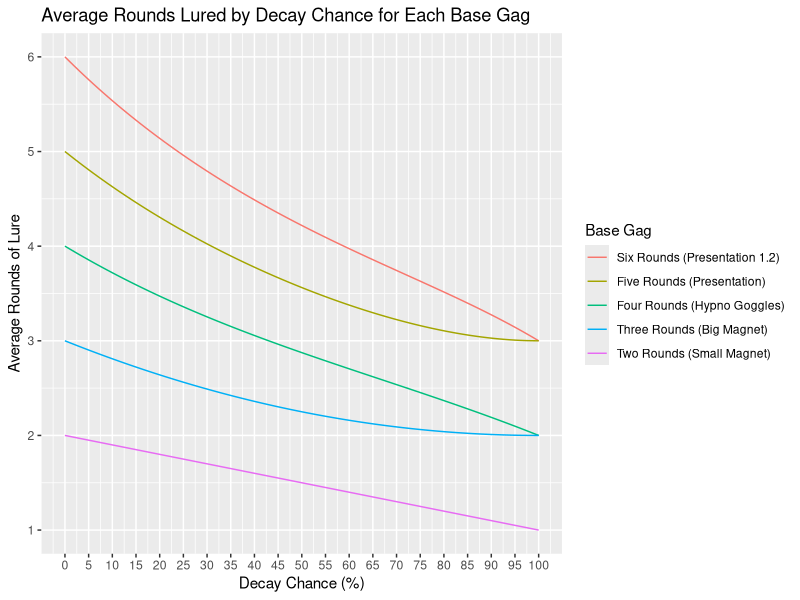
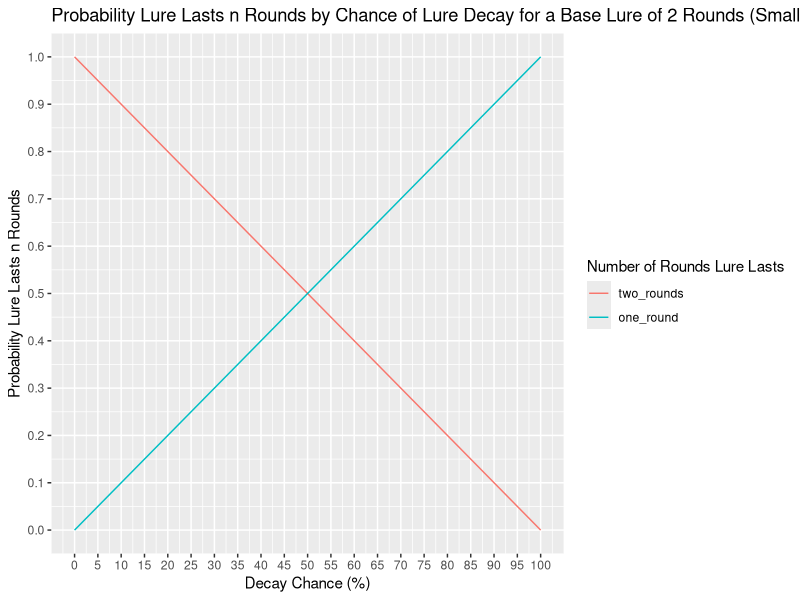
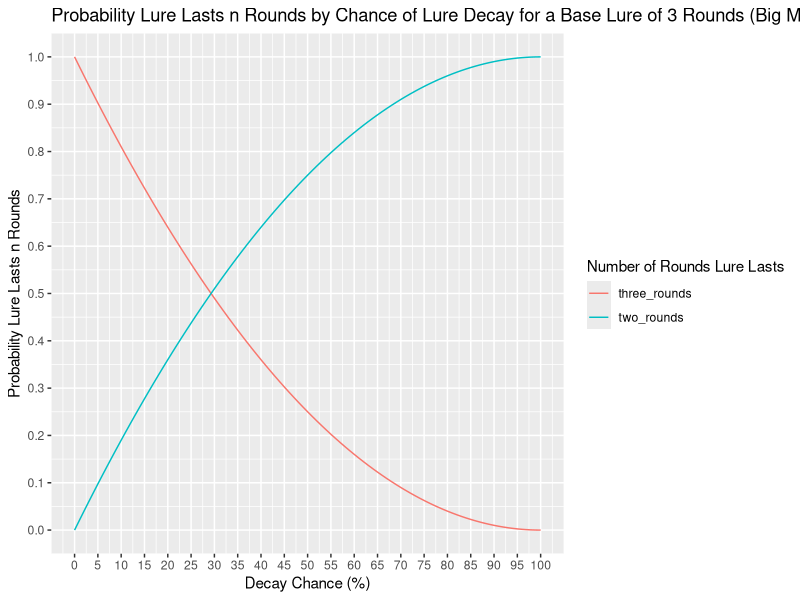
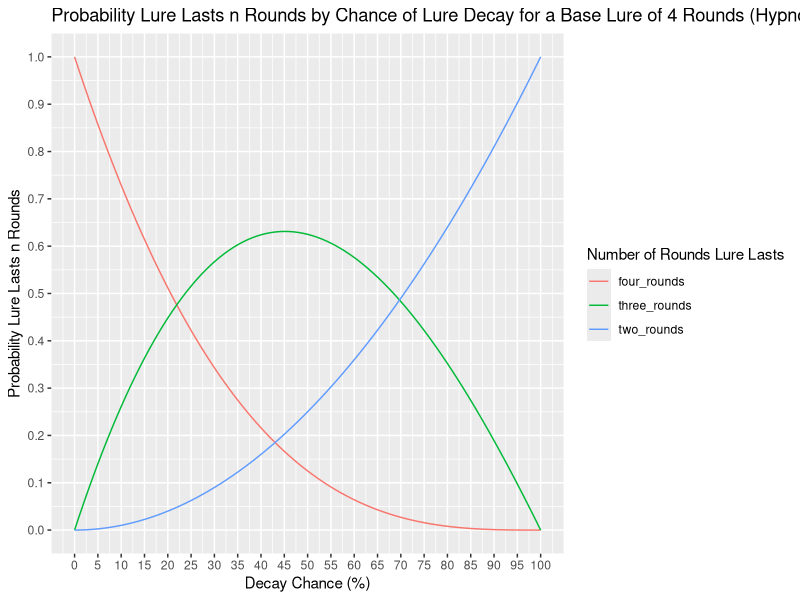
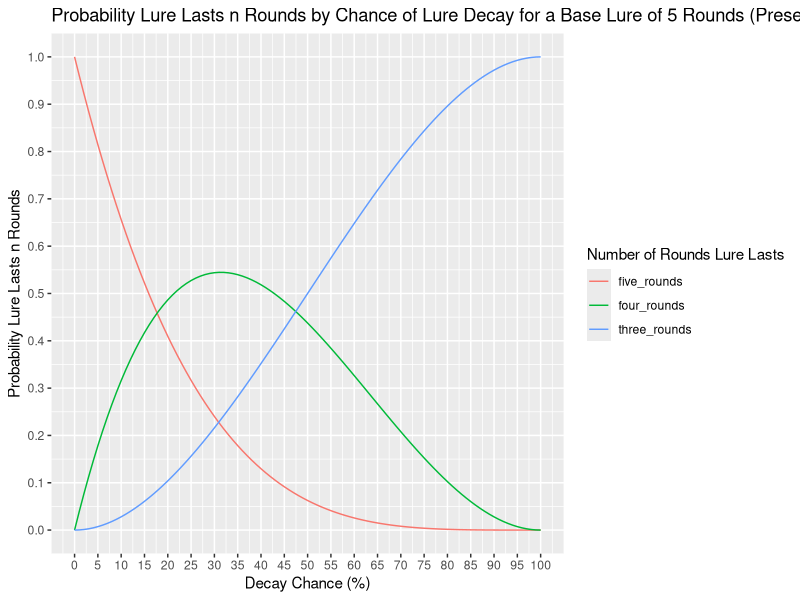
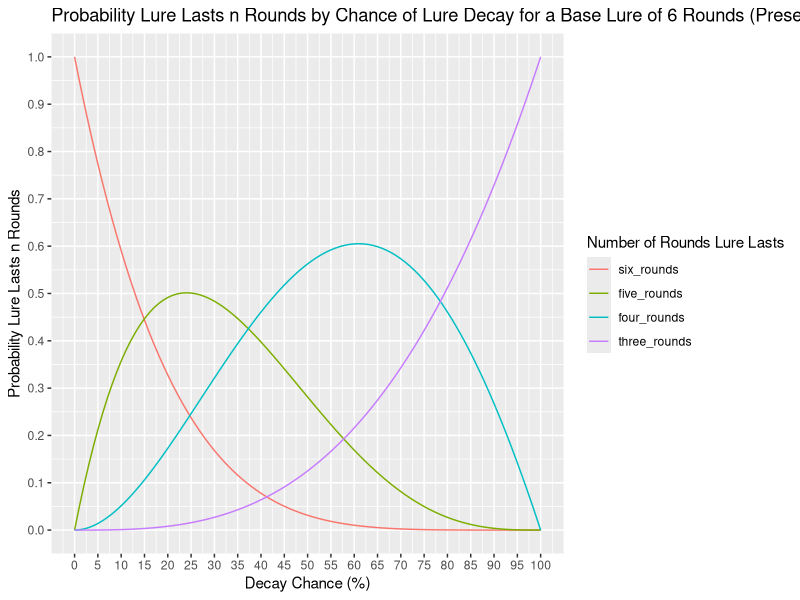

The R source for these figures, in order:
## ---- chunk 1
library(tidyverse)
library(reshape2)
library(knitr)
library(kableExtra)
## ---- chunk 2

#Function for generating data

exact.seq <- function(rounds, seq) {
  i = 1
  if ((rounds %% 2) == 0) {
    col = (rounds / 2) + 3
  } else {
    col = (rounds / 2) + 2.5
  }
  if (rounds == 6) {
    data <- matrix(ncol = col, nrow = length(seq))
    data = as.data.frame(data)
    data <-
      rename(
        data,
        c(
          "six_rounds" = "V1",
          "five_rounds" = "V2",
          "four_rounds" = "V3",
          "three_rounds" = "V4",
          "decay_chance" = "V5",
          "avg_rounds" = "V6"
        )
      )
    while (i <= length(seq)) {
      d = seq[i] / 100
      n = 1 - d
      a = n ^ 5 #Chance for six_rounds
      b = (n ^ 4 * d) + (4 * (n ^ 3 * d)) #Chance for five_rounds
      c = (3 * (n * d ^ 2)) + (3 * (d ^ 2 * n ^ 2)) #Chance for four_rounds
      e = d ^ 3 #Chance for three_rounds
      f = ((a*rounds)+(b*(rounds - 1))+(c*(rounds - 2))+(e*(rounds - 3))) #avg rounds lured
      data[i, 1] <- a
      data[i, 2] <- b
      data[i, 3] <- c
      data[i, 4] <- e
      data[i, 5] <- seq[i]
      data[i, 6] <- f
      i = i+1
    }
    return(data)
  } else if (rounds == 5) {
    data <- matrix(ncol = col, nrow = length(seq))
    data = as.data.frame(data)
    data <-
      rename(data,
             c(
               "five_rounds" = "V1",
               "four_rounds" = "V2",
               "three_rounds" = "V3",
               "decay_chance" = "V4",
               "avg_rounds" = "V5"
             ))
    while (i <= length(seq)) {
      d = seq[i] / 100
      n = 1 - d
      a = n ^ 4 #Chance for five_rounds
      b = (n ^ 3 * d) + (3 * (n ^ 2 * d)) #Chance for four_rounds
      c = (2 * (n * d ^ 2)) + d ^ 2 #Chance for three_rounds
      f = ((a*rounds)+(b*(rounds - 1))+(c*(rounds - 2))) #avg rounds lured
      data[i, 1] <- a
      data[i, 2] <- b
      data[i, 3] <- c
      data[i, 4] <- seq[i]
      data[i, 5] <- f
      i = i + 1
    }
    return(data)
  } else if (rounds == 4) {
    data <- matrix(ncol = col, nrow = length(seq))
    data = as.data.frame(data)
    data <-
      rename(data,
             c(
               "four_rounds" = "V1",
               "three_rounds" = "V2",
               "two_rounds" = "V3",
               "decay_chance" = "V4",
               "avg_rounds" = "V5"
             ))
    while (i <= length(seq)) {
      d = seq[i] / 100
      n = 1 - d
      a = n ^ 3 #Chance for four_rounds
      b = (n ^ 2 * d) + (2 * (n * d)) #Chance for three_rounds
      c = d ^ 2 #Chance for two_rounds
      f = ((a*rounds)+(b*(rounds - 1))+(c*(rounds - 2))) #avg rounds lured
      data[i, 1] <- a
      data[i, 2] <- b
      data[i, 3] <- c
      data[i, 4] <- seq[i]
      data[i, 5] <- f
      i = i + 1
    }
    return(data)
  } else if (rounds == 3) {
    data <- matrix(ncol = col, nrow = length(seq))
    data = as.data.frame(data)
    data <-
      rename(data,
             c(
               "three_rounds" = "V1",
               "two_rounds" = "V2",
               "decay_chance" = "V3",
               "avg_rounds" = "V4"
             ))
    while (i <= length(seq)) {
      d = seq[i] / 100
      n = 1 - d
      a = n ^ 2 #Chance for three_rounds
      b = (n * d) + d #Chance for two_rounds
      f = ((a*rounds)+(b*(rounds - 1))) #avg rounds lured
      data[i, 1] <- a
      data[i, 2] <- b
      data[i, 3] <- seq[i]
      data[i, 4] <- f
      i = i + 1
    }
    return(data)
  } else if (rounds == 2) {
    data <- matrix(ncol = col, nrow = length(seq))
    data = as.data.frame(data)
    data <-
      rename(data,
             c(
               "two_rounds" = "V1",
               "one_round" = "V2",
               "decay_chance" = "V3",
               "avg_rounds" = "V4"
             ))
    while (i <= length(seq)) {
      d = seq[i] / 100
      n = 1 - d
      a = n #chance for two_rounds
      b = d #chance for one_round
      f = ((a*rounds)+(b*(rounds - 1))) #avg rounds lured
      data[i, 1] <- a
      data[i, 2] <- b
      data[i, 3] <- seq[i]
      data[i, 4] <- f
      i = i + 1
    }
    return(data)
  } else
    print(
      "This function is not configured to calculate percentages for the number of rounds you entered."
    )
}
## ---- chunk 3
#Generating and Formatting of Data 

data_6 <- exact.seq(6, 0:100)
data6.1 = melt(data_6, id.vars = c("decay_chance", "avg_rounds"))
data6 = data6.1 %>% 
  mutate(base_lure = "Six Rounds (Presentation 1.2)")

data_5 <- exact.seq(5, 0:100)
data5.1 = melt(data_5, id.vars = c("decay_chance", "avg_rounds"))
data5 = data5.1 %>% 
  mutate(base_lure = "Five Rounds (Presentation)")

data_4 <- exact.seq(4, 0:100)
data4.1 = melt(data_4, id.vars = c("decay_chance", "avg_rounds"))
data4 = data4.1 %>% 
  mutate(base_lure = "Four Rounds (Hypno Goggles)")

data_3 <- exact.seq(3, 0:100)
data3.1 = melt(data_3, id.vars = c("decay_chance", "avg_rounds"))
data3 = data3.1 %>% 
  mutate(base_lure = "Three Rounds (Big Magnet)")

data_2 <- exact.seq(2, 0:100)
data2.1 = melt(data_2, id.vars = c("decay_chance", "avg_rounds"))
data2 = data2.1 %>% 
  mutate(base_lure = "Two Rounds (Small Magnet)")

mer.65 <- merge(data6, data5, all = TRUE)
mer.64 <- merge(mer.65, data4, all = TRUE)
mer.63 <- merge(mer.64, data3, all = TRUE)
mer.total <- merge(mer.63, data2, all = TRUE)

mer.total <- rename(mer.total,
             c("lure_lasts" = "variable",
               "lasts_perc" = "value"))
## ---- chunk 4

#Formatting Data for Tables

#Averages Data

avg.data1 <- mer.total %>% 
  select(decay_chance, avg_rounds, base_lure) 
  
avg.data <- avg.data1[!duplicated(avg.data1), ] %>% 
  pivot_wider(names_from = base_lure, values_from = avg_rounds) %>% 
  filter(decay_chance == 5  | decay_chance == 10 | decay_chance == 15 | decay_chance == 20 | decay_chance == 25 | decay_chance == 30 | decay_chance == 35 | decay_chance == 40 | decay_chance == 45 | decay_chance == 50 | decay_chance == 55 | decay_chance == 60 | decay_chance == 65 | decay_chance == 70)

#2 Rounds

filt_data2 <- data2 %>% subset(select = c(decay_chance, variable, value, avg_rounds)) %>% 
  filter(decay_chance == 5  | decay_chance == 10 | decay_chance == 15 | decay_chance == 20 | decay_chance == 25 | decay_chance == 30 | decay_chance == 35 | decay_chance == 40 | decay_chance == 45 | decay_chance == 50 | decay_chance == 55 | decay_chance == 60 | decay_chance == 65 | decay_chance == 70)

tab2 <- pivot_wider(filt_data2, names_from = "variable", values_from = "value")

#3 Rounds

filt_data3 <- data3 %>% subset(select = c(decay_chance, variable, value, avg_rounds)) %>% 
  filter(decay_chance == 5  | decay_chance == 10 | decay_chance == 15 | decay_chance == 20 | decay_chance == 25 | decay_chance == 30 | decay_chance == 35 | decay_chance == 40 | decay_chance == 45 | decay_chance == 50 | decay_chance == 55 | decay_chance == 60 | decay_chance == 65 | decay_chance == 70)

tab3 <- pivot_wider(filt_data3, names_from = "variable", values_from = "value")

#4 Rounds

filt_data4 <- data4 %>% subset(select = c(decay_chance, variable, value, avg_rounds)) %>% 
  filter(decay_chance == 5  | decay_chance == 10 | decay_chance == 15 | decay_chance == 20 | decay_chance == 25 | decay_chance == 30 | decay_chance == 35 | decay_chance == 40 | decay_chance == 45 | decay_chance == 50 | decay_chance == 55 | decay_chance == 60 | decay_chance == 65 | decay_chance == 70)

tab4 <- pivot_wider(filt_data4, names_from = "variable", values_from = "value")

#5 Rounds

filt_data5 <- data5 %>% subset(select = c(decay_chance, variable, value, avg_rounds)) %>% 
  filter(decay_chance == 5  | decay_chance == 10 | decay_chance == 15 | decay_chance == 20 | decay_chance == 25 | decay_chance == 30 | decay_chance == 35 | decay_chance == 40 | decay_chance == 45 | decay_chance == 50 | decay_chance == 55 | decay_chance == 60 | decay_chance == 65 | decay_chance == 70)

tab5 <- pivot_wider(filt_data5, names_from = "variable", values_from = "value")

#6 Rounds

filt_data6 <- data6 %>% subset(select = c(decay_chance, variable, value, avg_rounds)) %>% 
  filter(decay_chance == 5  | decay_chance == 10 | decay_chance == 15 | decay_chance == 20 | decay_chance == 25 | decay_chance == 30 | decay_chance == 35 | decay_chance == 40 | decay_chance == 45 | decay_chance == 50 | decay_chance == 55 | decay_chance == 60 | decay_chance == 65 | decay_chance == 70)

tab6 <- pivot_wider(filt_data6, names_from = "variable", values_from = "value")

#Making Tables 

avg.data %>%
  kbl(caption = "Breakdown of Average Rounds Lured by Decay Chance for Each Base Gag", align = "c", col.names = c("Decay Chance (%)", "Avg. Rounds Small Magnet (2 Base Rounds)", "Avg. Rounds Big Magnet (3 Base Rounds)", "Avg. Rounds Hypno Goggles (4 Base Rounds)", "Avg. Rounds Presentation (5 Base Rounds)", "Avg. Rounds Presentation 1.2 (6 Base Rounds)")) %>%
  kable_classic(full_width = F, html_font = "Cambria") %>% 
  column_spec(1, bold = T, border_right = T)

tab2 %>%
  kbl(caption = "Breakdown of Relevant Statistics for a Base Lure of 2 Rounds (Small Magnet)", align = "c", col.names = c("Decay Chance (%)", "Avg. Rounds Lured", "Prob. Lure Lasts 2 Rounds", "Prob. Lure Lasts 1 Round")) %>%
  kable_classic(full_width = F, html_font = "Cambria") %>% 
  column_spec(1, bold = T, border_right = T)

tab3 %>%
  kbl(caption = "Breakdown of Relevant Statistics for a Base Lure of 3 Rounds (Big Magnet)", align = "c", col.names = c("Decay Chance (%)", "Avg. Rounds Lured", "Prob. Lure Lasts 3 Rounds", "Prob. Lure Lasts 2 Round")) %>%
  kable_classic(full_width = F, html_font = "Cambria") %>% 
  column_spec(1, bold = T, border_right = T)

tab4 %>%
  kbl(caption = "Breakdown of Relevant Statistics for a Base Lure of 4 Rounds (Hypno Goggles)", align = "c", col.names = c("Decay Chance (%)", "Avg. Rounds Lured", "Prob. Lure Lasts 4 Rounds", "Prob. Lure Lasts 3 Round", "Prob. Lure Lasts 2 Round")) %>%
  kable_classic(full_width = F, html_font = "Cambria") %>% 
  column_spec(1, bold = T, border_right = T)

tab5 %>%
  kbl(caption = "Breakdown of Relevant Statistics for a Base Lure of 5 Rounds (Presentation)", align = "c", col.names = c("Decay Chance (%)", "Avg. Rounds Lured", "Prob. Lure Lasts 5 Rounds", "Prob. Lure Lasts 4 Round", "Prob. Lure Lasts 3 Round")) %>%
  kable_classic(full_width = F, html_font = "Cambria") %>% 
  column_spec(1, bold = T, border_right = T)

tab6 %>%
  kbl(caption = "Breakdown of Relevant Statistics for a Base Lure of 6 Rounds (Presentation 1.2)", align = "c", col.names = c("Decay Chance (%)", "Avg. Rounds Lured", "Prob. Lure Lasts 6 Rounds", "Prob. Lure Lasts 5 Round", "Prob. Lure Lasts 4 Round", "Prob. Lure Lasts 3 Round")) %>%
  kable_classic(full_width = F, html_font = "Cambria") %>% 
  column_spec(1, bold = T, border_right = T)

## ---- chunk 5
#Plot of Average Rounds of Lure by Chance of Lure Decay
gag_order <- factor(mer.total$base_lure, level = c("Six Rounds (Presentation 1.2)", "Five Rounds (Presentation)", "Four Rounds (Hypno Goggles)", "Three Rounds (Big Magnet)", "Two Rounds (Small Magnet)" ))

ggplot(mer.total, aes(x = decay_chance, y = avg_rounds, color = gag_order)) + 
  geom_line()+
      scale_x_continuous(name = "Decay Chance (%)", breaks = seq(0,100,5)) +
      scale_y_continuous(name = "Average Rounds of Lure", breaks = seq(0,6,1)) +
  labs(title = "Average Rounds Lured by Decay Chance for Each Base Gag", color = "Base Gag")

#Base 2 Rounds
ggplot(data2, aes_string("decay_chance", "value", color = "variable")) + 
      geom_line() +
      scale_x_continuous(name = "Decay Chance (%)", breaks = seq(0,100,5)) +
      scale_y_continuous(name = "Probability Lure Lasts n Rounds", breaks = seq(0,1,0.1))  +
  labs(title = "Probability Lure Lasts n Rounds by Chance of Lure Decay for a Base Lure of 2 Rounds (Small Magnet)", color = "Number of Rounds Lure Lasts")

#Base 3 Rounds
ggplot(data3, aes_string("decay_chance", "value", color = "variable")) + 
      geom_line() +
      scale_x_continuous(name = "Decay Chance (%)", breaks = seq(0,100,5)) +
      scale_y_continuous(name = "Probability Lure Lasts n Rounds", breaks = seq(0,1,0.1))  +
  labs(title = "Probability Lure Lasts n Rounds by Chance of Lure Decay for a Base Lure of 3 Rounds (Big Magnet)", color = "Number of Rounds Lure Lasts")

#Base 4 Rounds
ggplot(data4, aes_string("decay_chance", "value", color = "variable")) + 
      geom_line() +
      scale_x_continuous(name = "Decay Chance (%)", breaks = seq(0,100,5)) +
      scale_y_continuous(name = "Probability Lure Lasts n Rounds", breaks = seq(0,1,0.1))  +
  labs(title = "Probability Lure Lasts n Rounds by Chance of Lure Decay for a Base Lure of 4 Rounds (Hypno Goggles)", color = "Number of Rounds Lure Lasts")

#Base 5 Rounds
ggplot(data5, aes_string("decay_chance", "value", color = "variable")) + 
      geom_line() +
      scale_x_continuous(name = "Decay Chance (%)", breaks = seq(0,100,5)) +
      scale_y_continuous(name = "Probability Lure Lasts n Rounds", breaks = seq(0,1,0.1))  +
  labs(title = "Probability Lure Lasts n Rounds by Chance of Lure Decay for a Base Lure of 5 Rounds (Presentation)", color = "Number of Rounds Lure Lasts")
 

#Base 6 Rounds
ggplot(data6, aes_string("decay_chance", "value", color = "variable")) + 
      geom_line() +
      scale_x_continuous(name = "Decay Chance (%)", breaks = seq(0,100,5)) +
      scale_y_continuous(name = "Probability Lure Lasts n Rounds", breaks = seq(0,1,0.1))  +
  labs(title = "Probability Lure Lasts n Rounds by Chance of Lure Decay for a Base Lure of 6 Rounds (Presentation 1.2)", color = "Number of Rounds Lure Lasts")
 
